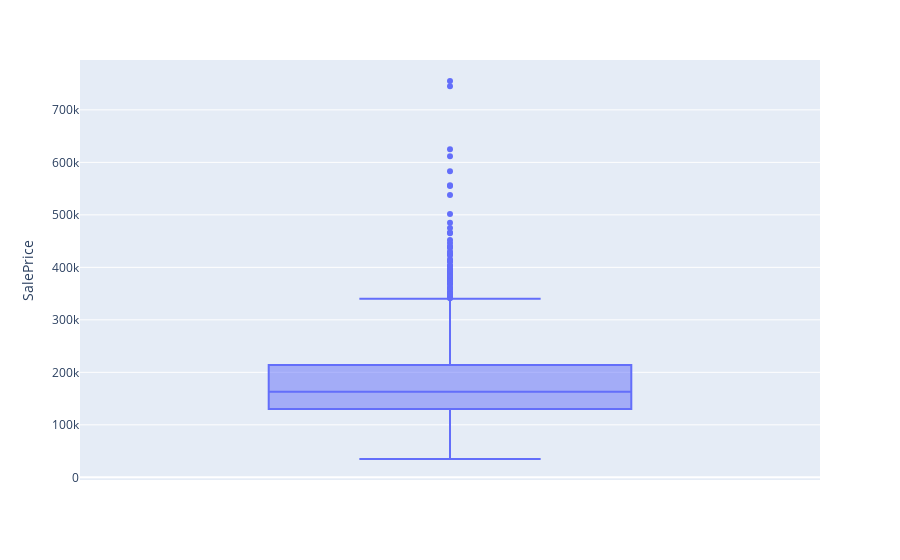

Notebook cell for this chart:
### Markdown cell above
- We can notice a huge hole between the min, mean and max value.

### Code cell
px.box(dp.df, y="SalePrice",)

### Figure 1 — Plotly figure (JSON) as saved in the notebook; plotly's stock layout.template omitted (floating-point values rounded to 4 significant figures; data arrays with more than 128 entries replaced by an {"elided": "..."} marker saying what was removed)
{"data": [{"alignmentgroup": "True", "hovertemplate": "SalePrice=%{y}<extra></extra>", "legendgroup": "", "marker": {"color": "#636efa"}, "name": "", "notched": false, "offsetgroup": "", "orientation": "v", "showlegend": false, "type": "box", "x0": " ", "xaxis": "x", "y": {"elided": "1460 int values"}, "y0": " ", "yaxis": "y"}], "layout": {"boxmode": "group", "legend": {"tracegroupgap": 0}, "margin": {"t": 60}, "xaxis": {"anchor": "y", "domain": [0, 1]}, "yaxis": {"anchor": "x", "domain": [0, 1], "title": {"text": "SalePrice"}}}}
